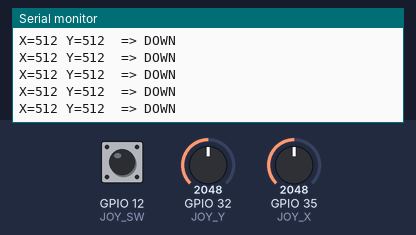
Recording of a sketch running on a simulated ESP32. On the bench: the last lines printed to the serial monitor. The test bench sets the inputs (shaded band); at power-on: GPIO 35 (JOY_X) = 2048, GPIO 32 (JOY_Y) = 2048, GPIO 12 (JOY_SW) HIGH (analog values on the 0–4095 scale).

Above: at 1.2 s.
1.3 s: GPIO 35 (JOY_X) set to 2150
At 1.31 s:
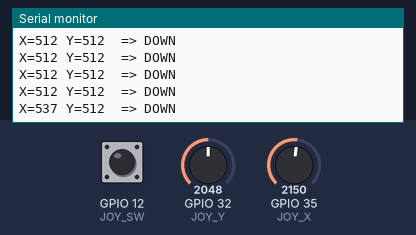
2.8 s: GPIO 35 (JOY_X) set to 2254
At 2.82 s:
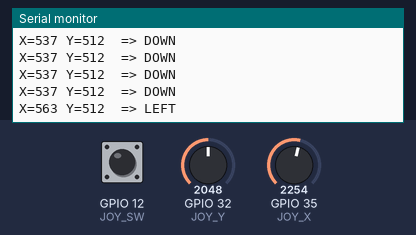
4.7 s: GPIO 32 (JOY_Y) set to 2129
At 4.73 s:
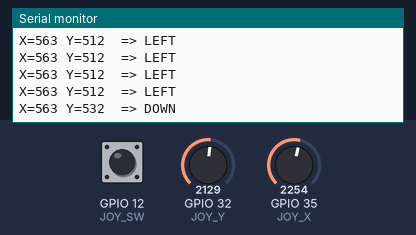
7.8 s: GPIO 32 (JOY_Y) set to 3798
At 7.84 s:
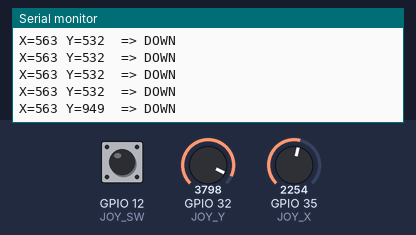
9.3 s: GPIO 32 (JOY_Y) set to 3860
At 9.34 s:
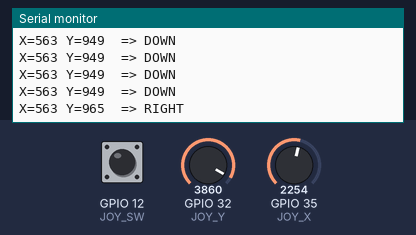
Timing chart, 0 to 12.2 s (numbered marks = the images above; inputs shaded):
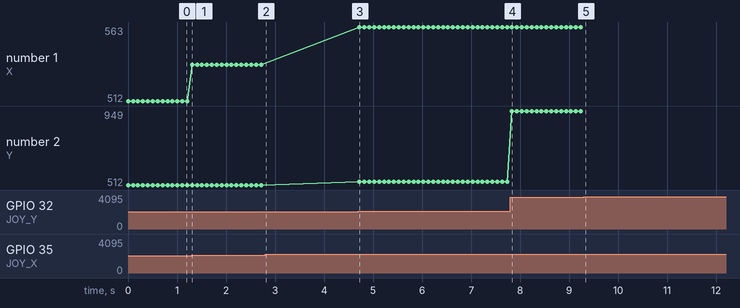

The sketch:

JoystickTest.ino
```cpp
#include <Arduino.h>

#define JOY_X 35
#define JOY_Y 32
#define JOY_SW 12
#define RANGE 150

int midX = 780;
int midY = 740;

void setup() {
  Serial.begin(115200);
  while (!Serial) {}
  analogReadResolution(10);
  pinMode(JOY_X, INPUT);
  pinMode(JOY_Y, INPUT);
  pinMode(JOY_SW, INPUT_PULLUP);

  Serial.println("");
  Serial.println("===== Joystick Test (fest: vertikal=X, horizontal=Y) =====");
  Serial.println("X=35 Y=32 SW=12");
  Serial.println("");
}

void loop() {
  int x = analogRead(JOY_X);
  int y = analogRead(JOY_Y);
  bool pressed = (digitalRead(JOY_SW) == LOW);

  int dx = x - midX;
  int dy = y - midY;

  Serial.print("X=");
  Serial.print(x);
  Serial.print(" Y=");
  Serial.print(y);
  Serial.print("  => ");

  if (pressed) {
    Serial.println("ENTER");
  } else if (abs(dx) > RANGE || abs(dy) > RANGE) {
    if (abs(dx) >= abs(dy)) {
      Serial.println(dx > 0 ? "UP" : "DOWN");
    } else {
      Serial.println(dy > 0 ? "RIGHT" : "LEFT");
    }
  } else {
    Serial.println("Mitte");
  }
  delay(100);
}
```

Measured:
- the behaviour switches between 2211 and 2212 on GPIO 35 (JOY_X) (found by bisection; images 1 and 2)
- the behaviour switches between 2091 and 2092 on GPIO 32 (JOY_Y) (found by bisection; images 2 and 3)
- the behaviour switches between 3831 and 3832 on GPIO 32 (JOY_Y) (found by bisection; images 4 and 5)
- after the input at 1.3 s, the serial monitor: prints a new line at once (image 1)
- after the input at 2.8 s, the serial monitor: prints a new line at once (image 2)
- after the input at 4.7 s, the serial monitor: prints a new line at once (image 3)
- after the input at 7.8 s, the serial monitor: prints a new line at once (image 4)
- after the input at 9.3 s, the serial monitor: prints a new line at once (image 5)
